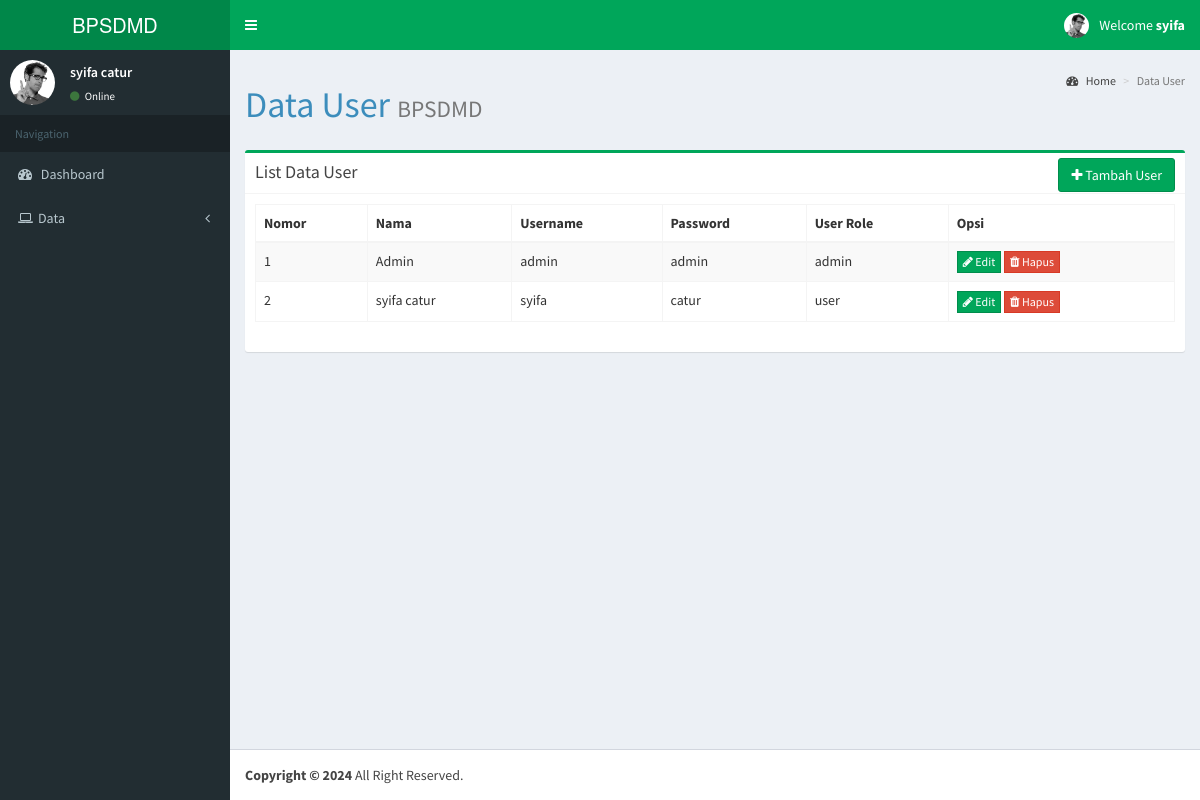
/data_user.php (signed in), run on the app's committed database.
### tables this page shows
CREATE TABLE `tb_user` (
  `id_user` tinyint(2) NOT NULL,
  `username` varchar(25) DEFAULT NULL,
  `password` varchar(25) DEFAULT NULL,
  `nama` varchar(50) NOT NULL,
  `user_role` varchar(20) DEFAULT NULL
);

### data_user.php (the view, shortened to what this page needs)
<?php
include 'template/header_admin.php';
include 'koneksidb.php';
?>
<div class="content-wrapper">
<section class="content-header">
  <h1>Data User
    <small>BPSDMD</small>
  </h1>
  <ol class="breadcrumb">
  <li><a href="index.php"><i class="fa fa-dashboard"></i> Home</a></li>
  <li class="active">Data User</li>
  </ol>
</section>
<section class="content">
  <div class="row">
    <div class="col-sm-12">
      <div class="box box-success">
        <div class="box-header with-border">
          <h3 class="box-title">List Data User</h3>
          <div class="box-tools pull-left">
            <a href="#" class="btn btn-success" data-toggle="modal" data-target="#tambahuser"><i class="fa fa-plus"></i> Tambah User</a>
          </div>
        </div>
        <div class="box-body">
          <div class="table-responsive22">
            <table id="datatable" class="table table-bordered table-striped">
              <thead>
                <tr>
                  <th>Nomor</th>
                  <th>Nama</th>
                  <th>Username</th>
                  <th>Password</th>
                  <th>User Role</th>
                  <th>Opsi</th>
                </tr>
              </thead>
              <tbody>
                  <?php
                  $no = 1;
                    $queryview = mysqli_query($koneksi, "SELECT * FROM tb_user");
                    while ($row = mysqli_fetch_assoc($queryview)) {
                  ?>
                  <tr>
                    <td><?php echo $no++; ?></td>
                    <td><?php echo $row['nama'];?></td>
                    <td><?php echo $row['username'];?></td>
                    <td><?php echo $row['password'];?></td>
                    <td><?php echo $row['user_role']; ?></td>
                    <td>
                      <a href="#" class="btn btn-success btn-flat btn-xs" data-toggle="modal" data-target="#updateuser<?php echo $no; ?>"><i class="fa fa-pencil"></i> Edit</a>
                      <a href="#" class="btn btn-danger btn-flat btn-xs" data-toggle="modal" data-target="#deleteuser<?php echo $no; ?>"><i class="fa fa-trash"></i> Hapus</a>
                    </td>
                  </tr>
                  <?php
                    }
                  ?>
              </tbody>
            </table>
          </div>
        </div>
      </div>
    </div>
  </div>
</section>
</div>
<?php include 'template/footer.php'; ?>

### data on the page
tb_user: nama "Admin", username "admin", password "admin", user_role "admin"
tb_user: nama "syifa catur", username "syifa", password "catur", user_role "user"

### other printed values
$_SESSION['username'] "syifa"
$_SESSION['nama'] "syifa catur"
